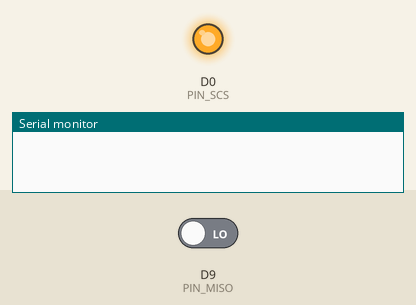
Simulated run of this sketch. Board: Seeed XIAO (SAMD21). Shown: output pins drawn as LEDs (lit = HIGH), the last lines printed to the serial monitor. Inputs (shaded band) come from the test bench; at power-on: D9 (PIN_MISO) LOW. Pins used as bus, display or sensor lines are not drawn.

Above: at 0.15 s.
At 2.39 s:
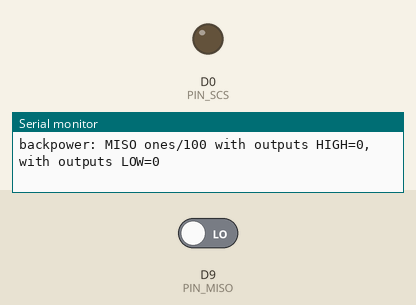
Timing chart, 0 to 4.4 s (numbered marks = the images above):
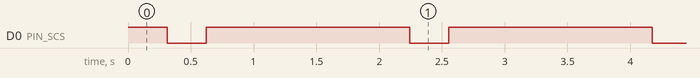

The sketch:

lt7680_backpower.ino
```cpp
// lt7680_backpower.ino
//
// LT7680 に電源が来ているかを、テスター無しで見分ける切り分け用スケッチ。
// XIAO から LT7680 へ出ている線 (SCS, SDI, SCLK, RESET) を全部 High にした場合と
// 全部 Low にした場合で、MISO を内部プルダウンにして読み比べる。
// - 電源が来ていない LT7680 は、High の信号線から保護ダイオード経由で中途半端に給電される。
//   全部 Low にするとその給電が消え、MISO はプルダウンで 0 に落ちるはず
// - 電源が来ていれば、どちらでも同じ値になるはず
// 配線は lt7680_probe と同じ。

static const int PIN_SCS   = D0;
static const int PIN_RESET = D1;
static const int PIN_SCK   = D8;
static const int PIN_MISO  = D9;
static const int PIN_MOSI  = D10;

int readMisoAfter(int level) {
  digitalWrite(PIN_SCS, level);
  digitalWrite(PIN_RESET, level);
  digitalWrite(PIN_SCK, level);
  digitalWrite(PIN_MOSI, level);
  delay(300);
  int ones = 0;
  for (int i = 0; i < 100; i++) { ones += digitalRead(PIN_MISO); delayMicroseconds(100); }
  return ones;
}

void setup() {
  Serial.begin(115200);
  Serial.setTxTimeoutMs(0);
  pinMode(PIN_SCS, OUTPUT);
  pinMode(PIN_RESET, OUTPUT);
  pinMode(PIN_SCK, OUTPUT);
  pinMode(PIN_MOSI, OUTPUT);
  pinMode(PIN_MISO, INPUT_PULLDOWN);
}

void loop() {
  int hi = readMisoAfter(HIGH);
  int lo = readMisoAfter(LOW);
  Serial.printf("backpower: MISO ones/100 with outputs HIGH=%d, with outputs LOW=%d\n", hi, lo);
  readMisoAfter(HIGH);
  delay(1000);
}
```

Measured:
- by itself, D0 (PIN_SCS): repeats every 1.9 s: LOW 0.31 s, HIGH 1.6 s
